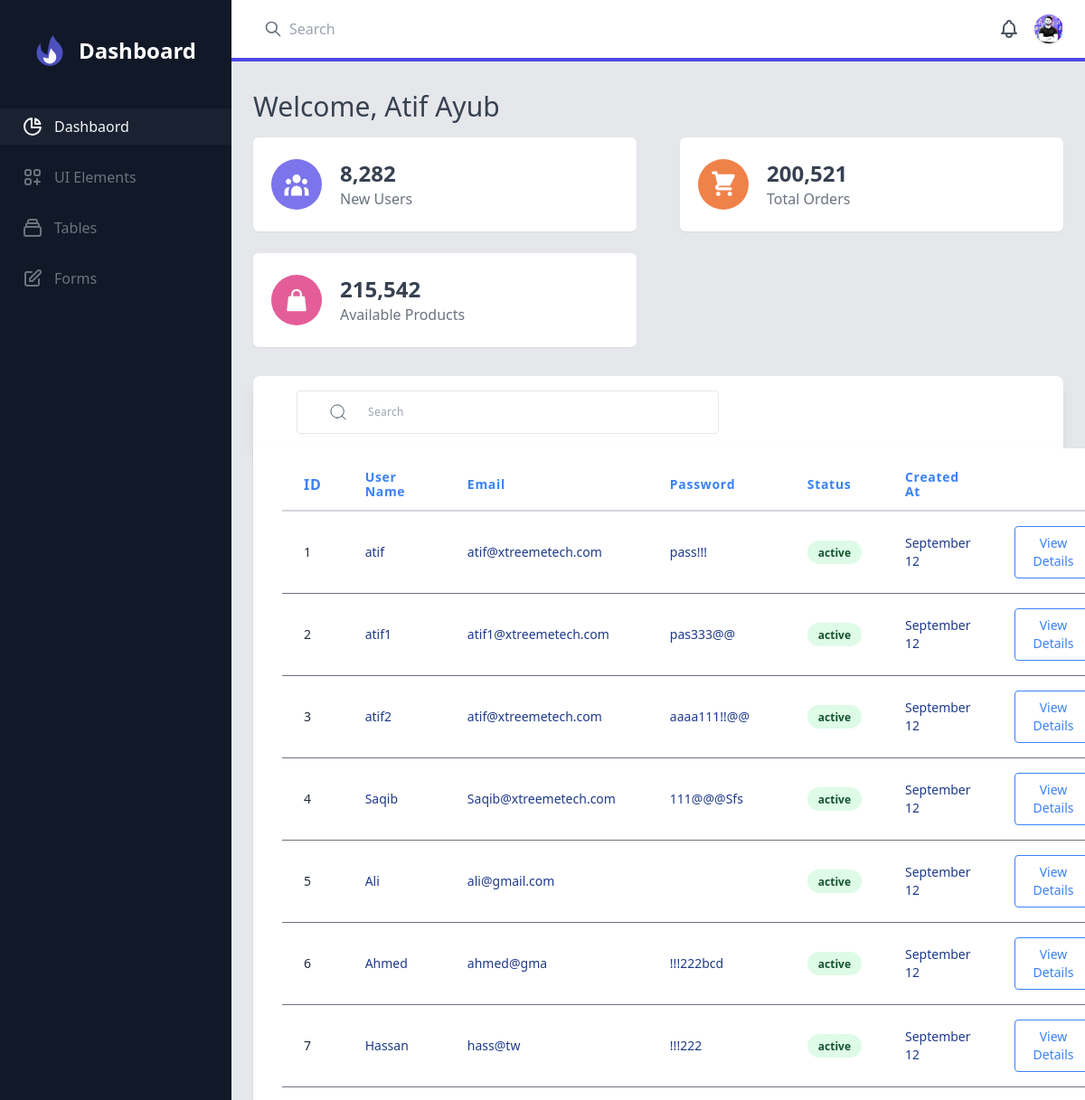
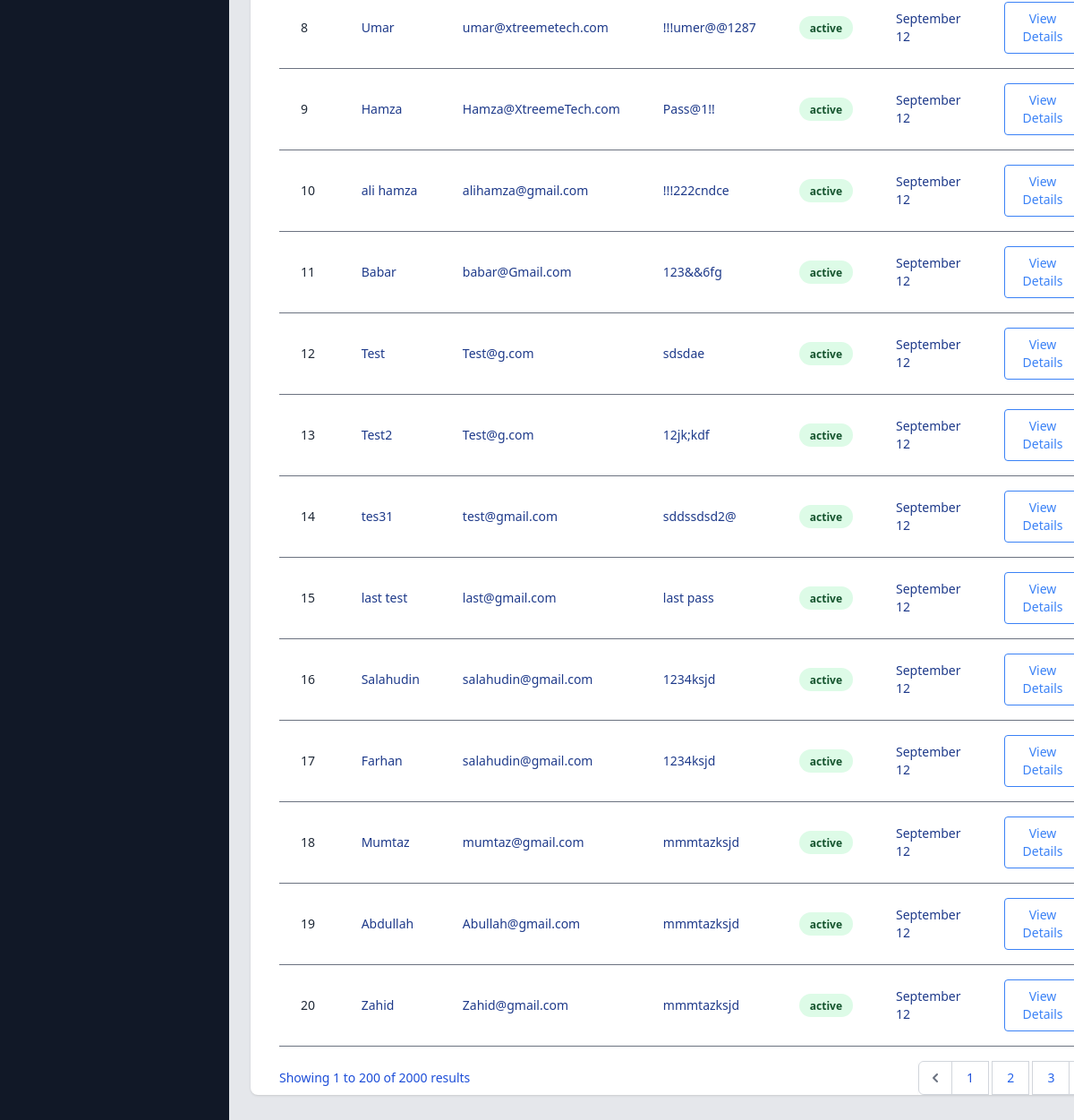
Page /admin_panel/ (signed in) on the committed database (2 pictures, top to bottom).
### myapp/models.py (models this page shows, shortened)
class Extended(models.Model):
    id = models.OneToOneField(User, primary_key=True, on_delete=models.CASCADE)
    img = models.ImageField()

class Profile(models.Model):
    username = models.TextField()
    email = models.TextField()
    password = models.TextField()

### myapp/views.py (the view)
# urls.py: path('admin_panel/', views.admin_panel, name='admin_panel'),
def admin_panel(request):
    if request.user.is_authenticated:
        obj1 = Profile.objects.all()
        return render(request, 'admin_panel.html', {'data': obj1})
    else:
        return render(request, 'login.html', {'message': 'Plesae Login first to see your account'})

### templates/admin_panel.html (shortened to what this page needs)
<!DOCTYPE html>
{% load static %}
<html lang="en">
<head>
    <script src="https://cdn.tailwindcss.com"></script>
</head>
<body>
    <div>
        <div x-data="{ sidebarOpen: false }" class="flex h-screen bg-gray-200">
            <div :class="sidebarOpen ? 'translate-x-0 ease-out' : '-translate-x-full ease-in'"
                class="fixed inset-y-0 left-0 z-30 w-64 overflow-y-auto transition duration-300 transform bg-gray-900 lg:translate-x-0 lg:static lg:inset-0">
                <div class="flex items-center justify-center mt-8">
                    <div class="flex items-center">
                        <span class="mx-2 text-2xl font-semibold text-white">Dashboard</span>
                    </div>
                </div>
                <nav class="mt-10">
                    <a class="flex items-center px-6 py-2 mt-4 text-gray-100 bg-gray-700 bg-opacity-25" href="#">
                        <span class="mx-3">Dashbaord</span>
                    </a>
                    <a class="flex items-center px-6 py-2 mt-4 text-gray-500 hover:bg-gray-700 hover:bg-opacity-25 hover:text-gray-100"
                        href="#">
                        <span class="mx-3">UI Elements</span>
                    </a>
                    <a class="flex items-center px-6 py-2 mt-4 text-gray-500 hover:bg-gray-700 hover:bg-opacity-25 hover:text-gray-100"
                        href="#">
                        <span class="mx-3">Tables</span>
                    </a>
                    <a class="flex items-center px-6 py-2 mt-4 text-gray-500 hover:bg-gray-700 hover:bg-opacity-25 hover:text-gray-100"
                        href="#">
                        <svg class="w-6 h-6" xmlns="http://www.w3.org/2000/svg" fill="none" viewBox="0 0 24 24"
                            stroke="currentColor">
                            <path stroke-linecap="round" stroke-linejoin="round" stroke-width="2"
                                d="M11 5H6a2 2 0 00-2 2v11a2 2 0 002 2h11a2 2 0 002-2v-5m-1.414-9.414a2 2 0 112.828 2.828L11.828 15H9v-2.828l8.586-8.586z">
                            </path>
                        </svg>
                        <span class="mx-3">Forms</span>
                    </a>
                </nav>
            </div>
            <div class="flex flex-col flex-1 overflow-hidden">
                <header class="flex items-center justify-between px-6 py-4 bg-white border-b-4 border-indigo-600">
                    <div class="flex items-center">
                        <div class="relative mx-4 lg:mx-0">
                            <span class="absolute inset-y-0 left-0 flex items-center pl-3">
                                <svg class="w-5 h-5 text-gray-500" viewBox="0 0 24 24" fill="none">
                                    <path
                                        d="M21 21L15 15M17 10C17 13.866 13.866 17 10 17C6.13401 17 3 13.866 3 10C3 6.13401 6.13401 3 10 3C13.866 3 17 6.13401 17 10Z"
                                        stroke="currentColor" stroke-width="2" stroke-linecap="round"
                                        stroke-linejoin="round">
                                    </path>
                                </svg>
                            </span>
                            <input class="w-32 pl-10 pr-4 rounded-md form-input sm:w-64 focus:border-indigo-600"
                                type="text" placeholder="Search">
                        </div>
                    </div>
                    <div class="flex items-center">
                        <div x-data="{ notificationOpen: false }" class="relative">
                            <button @click="notificationOpen = ! notificationOpen"
                                class="flex mx-4 text-gray-600 focus:outline-none">
                            </button>
                        </div>
                        <div x-data="{ dropdownOpen: false }" class="relative">
                            <button @click="dropdownOpen = ! dropdownOpen"
                                class="relative block w-8 h-8 overflow-hidden rounded-full shadow focus:outline-none">
                                <img class="object-cover w-full h-full"
                                    src="{{request.user.extended.img.url}}"
                                    alt="Your avatar">
                            </button>
                        </div>
                    </div>
                </header>
                <main class="flex-1 overflow-x-hidden overflow-y-auto bg-gray-200">
                    <div class="container px-6 py-8 mx-auto">
                        <h3 class="text-3xl font-medium text-gray-700">Welcome, {{request.user.username}}</h3>
                        <div class="mt-4">
                            <div class="flex flex-wrap -mx-6">
                                <div class="w-full px-6 sm:w-1/2 xl:w-1/3">
                                    <div class="flex items-center px-5 py-6 bg-white rounded-md shadow-sm">
                                        <div class="p-3 bg-indigo-600 bg-opacity-75 rounded-full">
                                        </div>
                                        <div class="mx-5">
                                            <h4 class="text-2xl font-semibold text-gray-700">8,282</h4>
                                            <div class="text-gray-500">New Users</div>
                                        </div>
                                    </div>
                                </div>
                                <div class="w-full px-6 mt-6 sm:w-1/2 xl:w-1/3 sm:mt-0">
                                    <div class="flex items-center px-5 py-6 bg-white rounded-md shadow-sm">
                                        <div class="p-3 bg-orange-600 bg-opacity-75 rounded-full">
                                        </div>
                                        <div class="mx-5">
                                            <h4 class="text-2xl font-semibold text-gray-700">200,521</h4>
                                            <div class="text-gray-500">Total Orders</div>
                                        </div>
                                    </div>
                                </div>
                                <div class="w-full px-6 mt-6 sm:w-1/2 xl:w-1/3 xl:mt-0">
                                    <div class="flex items-center px-5 py-6 bg-white rounded-md shadow-sm">
                                        <div class="p-3 bg-pink-600 bg-opacity-75 rounded-full">
                                        </div>
                                        <div class="mx-5">
                                            <h4 class="text-2xl font-semibold text-gray-700">215,542</h4>
                                            <div class="text-gray-500">Available Products</div>
                                        </div>
                                    </div>
                                </div>
                            </div>
                        </div>
<div class="-my-2 py-2 overflow-x-auto sm:-mx-6 sm:px-6 lg:-mx-8 pr-10 lg:px-8">
    <div class="align-middle rounded-tl-lg rounded-tr-lg inline-block w-full py-4 overflow-hidden bg-white shadow-lg px-12">
        <div class="flex justify-between">
            <div class="inline-flex border rounded w-7/12 px-2 lg:px-6 h-12 bg-transparent">
                <div class="flex flex-wrap items-stretch w-full h-full mb-6 relative">
                    <div class="flex">
                        <span class="flex items-center leading-normal bg-transparent rounded rounded-r-none border border-r-0 border-none lg:px-3 py-2 whitespace-no-wrap text-grey-dark text-sm">
                        </span>
                    </div>
                    <input type="text" class="flex-shrink flex-grow flex-auto leading-normal tracking-wide w-px flex-1 border border-none border-l-0 rounded rounded-l-none px-3 relative focus:outline-none text-xxs lg:text-xs lg:text-base text-gray-500 font-thin" placeholder="Search">
                </div>
            </div>
        </div>
    </div>
    <div class="align-middle inline-block min-w-full shadow overflow-hidden bg-white shadow-dashboard px-8 pt-3 rounded-bl-lg rounded-br-lg">
        <table class="min-w-full">
            <thead>
                <tr>
                    <th class="px-6 py-3 border-b-2 border-gray-300 text-left leading-4 text-blue-500 tracking-wider">ID</th>
                    <th class="px-6 py-3 border-b-2 border-gray-300 text-left text-sm leading-4 text-blue-500 tracking-wider">User Name</th>
                    <th class="px-6 py-3 border-b-2 border-gray-300 text-left text-sm leading-4 text-blue-500 tracking-wider">Email</th>
                    <th class="px-6 py-3 border-b-2 border-gray-300 text-left text-sm leading-4 text-blue-500 tracking-wider">Password</th>
                    <th class="px-6 py-3 border-b-2 border-gray-300 text-left text-sm leading-4 text-blue-500 tracking-wider">Status</th>
                    <th class="px-6 py-3 border-b-2 border-gray-300 text-left text-sm leading-4 text-blue-500 tracking-wider">Created At</th>
                    <th class="px-6 py-3 border-b-2 border-gray-300"></th>
                </tr>
            </thead>
            <tbody class="bg-white">
               {% for i in data %}
			        <tr>
                        <td class="px-6 py-4 whitespace-no-wrap border-b border-gray-500">
                            <div class="flex items-center">
                                <div>
                                    <div class="text-sm leading-5 text-gray-800"> {{i.pk}}
                                    </div>
                                </div>
                            </div>
                        </td>
                        <td class="px-6 py-4 whitespace-no-wrap border-b border-gray-500">
                            <div class="text-sm leading-5 text-blue-900">{{ i.username }}</div>
                        </td>
                        <td class="px-6 py-4 whitespace-no-wrap border-b text-blue-900 border-gray-500 text-sm leading-5">{{ i.email }}</td>
                        <td class="px-6 py-4 whitespace-no-wrap border-b text-blue-900 border-gray-500 text-sm leading-5">{{ i.password }}</td>
                        <td class="px-6 py-4 whitespace-no-wrap border-b text-blue-900 border-gray-500 text-sm leading-5">
                            <span class="relative inline-block px-3 py-1 font-semibold text-green-900 leading-tight">
                            <span aria-hidden class="absolute inset-0 bg-green-200 opacity-50 rounded-full"></span>
                            <span class="relative text-xs">active</span>
                        </span>
                        </td>
                        <td class="px-6 py-4 whitespace-no-wrap border-b border-gray-500 text-blue-900 text-sm leading-5">September 12</td>
                        <td class="px-6 py-4 whitespace-no-wrap text-right border-b border-gray-500 text-sm leading-5">
                            <button class="px-5 py-2 border-blue-500 border text-blue-500 rounded transition duration-300 hover:bg-blue-700 hover:text-white focus:outline-none">View Details</button>
                        </td>
              </tr>
			    {% endfor %}
            </tbody>
        </table>
      <div class="sm:flex-1 sm:flex sm:items-center sm:justify-between mt-4 work-sans">
<div>
<p class="text-sm leading-5 text-blue-700">
    Showing
    <span class="font-medium">1</span>
    to
    <span class="font-medium">200</span>
    of
    <span class="font-medium">2000</span>
    results
</p>
</div>
<div>
<nav class="relative z-0 inline-flex shadow-sm">
    <div	>
        <a href="#" class="relative inline-flex items-center px-2 py-2 rounded-l-md border border-gray-300 bg-white text-sm leading-5 font-medium text-gray-500 hover:text-gray-400 focus:z-10 focus:outline-none focus:border-blue-300 focus:shadow-outline-blue active:bg-gray-100 active:text-gray-500 transition ease-in-out duration-150" aria-label="Previous" v-on:click.prevent="changePage(pagination.current_page - 1)">
            <svg class="h-5 w-5" viewBox="0 0 20 20" fill="currentColor">
                <path fill-rule="evenodd" d="M12.707 5.293a1 1 0 010 1.414L9.414 10l3.293 3.293a1 1 0 01-1.414 1.414l-4-4a1 1 0 010-1.414l4-4a1 1 0 011.414 0z" clip-rule="evenodd" />
            </svg>
        </a>
    </div>
    <div>
        <a href="#" class="-ml-px relative inline-flex items-center px-4 py-2 border border-gray-300 bg-white text-sm leading-5 font-medium text-blue-700 focus:z-10 focus:outline-none focus:border-blue-300 focus:shadow-outline-blue active:bg-tertiary active:text-gray-700 transition ease-in-out duration-150 hover:bg-tertiary">
            1
        </a>
      <a href="#" class="-ml-px relative inline-flex items-center px-4 py-2 border border-gray-300 bg-white text-sm leading-5 font-medium text-blue-600 focus:z-10 focus:outline-none focus:border-blue-300 focus:shadow-outline-blue active:bg-tertiary active:text-gray-700 transition ease-in-out duration-150 hover:bg-tertiary">
            2
        </a>
       <a href="#" class="-ml-px relative inline-flex items-center px-4 py-2 border border-gray-300 bg-white text-sm leading-5 font-medium text-blue-600 focus:z-10 focus:outline-none focus:border-blue-300 focus:shadow-outline-blue active:bg-tertiary active:text-gray-700 transition ease-in-out duration-150 hover:bg-tertiary">
            3
        </a>
    </div>
    <div v-if="pagination.current_page < pagination.last_page">
        <a href="#" class="-ml-px relative inline-flex items-center px-2 py-2 rounded-r-md border border-gray-300 bg-white text-sm leading-5 font-medium text-gray-500 hover:text-gray-400 focus:z-10 focus:outline-none focus:border-blue-300 focus:shadow-outline-blue active:bg-gray-100 active:text-gray-500 transition ease-in-out duration-150" aria-label="Next">
        </a>
    </div>
</nav>
</div>
</div>
    </div>
</div>
</body>
</html>

### rows in the picture
Profile: pk "1", username "atif", email "atif@xtreemetech.com", password "pass!!!"
Profile: pk "2", username "atif1", email "atif1@xtreemetech.com", password "pas333@@"
Profile: pk "3", username "atif2", email "atif@xtreemetech.com", password "aaaa111!!@@"
Profile: pk "4", username "Saqib", email "Saqib@xtreemetech.com", password "111@@@Sfs"
Profile: pk "5", username "Ali", email "ali@gmail.com"
Profile: pk "6", username "Ahmed", email "ahmed@gma", password "!!!222bcd"
Profile: pk "7", username "Hassan", email "hass@tw", password "!!!222"
Profile: pk "8", username "Umar", email "umar@xtreemetech.com", password "!!!umer@@1287"
Profile: pk "9", username "Hamza", email "Hamza@XtreemeTech.com", password "Pass@1!!"
Profile: pk "10", username "ali hamza", email "alihamza@gmail.com", password "!!!222cndce"
Profile: pk "11", username "Babar", email "babar@Gmail.com", password "123&&6fg"
Profile: pk "12", username "Test", email "Test@g.com", password "sdsdae"
Profile: pk "13", username "Test2", email "Test@g.com", password "12jk;kdf"
Profile: pk "14", username "tes31", email "test@gmail.com", password "sddssdsd2@"
Profile: pk "15", username "last test", email "last@gmail.com", password "last pass"
Profile: pk "16", username "Salahudin", email "salahudin@gmail.com", password "1234ksjd"
Profile: pk "17", username "Farhan", email "salahudin@gmail.com", password "1234ksjd"
Profile: pk "18", username "Mumtaz", email "mumtaz@gmail.com", password "mmmtazksjd"
Profile: pk "19", username "Abdullah", email "Abullah@gmail.com", password "mmmtazksjd"
Profile: pk "20", username "Zahid", email "Zahid@gmail.com", password "mmmtazksjd"

### other values in the picture
{{ request.user.username }} "Atif Ayub"
